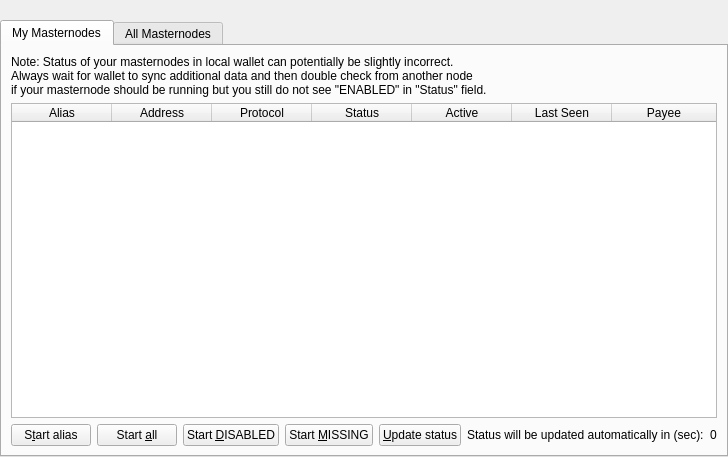
<?xml version="1.0" encoding="UTF-8"?>
<ui version="4.0">
 <class>MasternodeList</class>
 <widget class="QWidget" name="MasternodeList">
  <property name="geometry">
   <rect>
    <x>0</x>
    <y>0</y>
    <width>723</width>
    <height>457</height>
   </rect>
  </property>
  <property name="windowTitle">
   <string>Form</string>
  </property>
  <layout class="QVBoxLayout" name="topLayout">
   <property name="leftMargin">
    <number>0</number>
   </property>
   <property name="topMargin">
    <number>0</number>
   </property>
   <property name="rightMargin">
    <number>0</number>
   </property>
   <property name="bottomMargin">
    <number>0</number>
   </property>
   <item>
    <layout class="QVBoxLayout" name="verticalLayout">
     <property name="bottomMargin">
      <number>0</number>
     </property>
     <item>
      <spacer name="horizontalSpacer0">
       <property name="orientation">
        <enum>Qt::Horizontal</enum>
       </property>
       <property name="sizeHint" stdset="0">
        <size>
         <width>40</width>
         <height>20</height>
        </size>
       </property>
      </spacer>
     </item>
     <item>
      <widget class="QTabWidget" name="tabWidget">
       <property name="currentIndex">
        <number>0</number>
       </property>
       <widget class="QWidget" name="tabMyMasternodes">
        <attribute name="title">
         <string>My Masternodes</string>
        </attribute>
        <layout class="QGridLayout" name="gridLayout_2">
         <item row="0" column="0">
          <layout class="QVBoxLayout" name="verticalLayout_2">
           <property name="bottomMargin">
            <number>0</number>
           </property>
           <item>
            <layout class="QHBoxLayout" name="horizontalLayout_note">
             <property name="bottomMargin">
              <number>0</number>
             </property>
             <item>
              <widget class="QLabel" name="updateNote">
               <property name="text">
                <string>Note: Status of your masternodes in local wallet can potentially be slightly incorrect.&lt;br /&gt;Always wait for wallet to sync additional data and then double check from another node&lt;br /&gt;if your masternode should be running but you still do not see "ENABLED" in "Status" field.</string>
               </property>
              </widget>
             </item>
            </layout>
           </item>
           <item>
            <widget class="QTableWidget" name="tableWidgetMyMasternodes">
             <property name="minimumSize">
              <size>
               <width>695</width>
               <height>0</height>
              </size>
             </property>
             <property name="editTriggers">
              <set>QAbstractItemView::NoEditTriggers</set>
             </property>
             <property name="alternatingRowColors">
              <bool>true</bool>
             </property>
             <property name="selectionMode">
              <enum>QAbstractItemView::SingleSelection</enum>
             </property>
             <property name="selectionBehavior">
              <enum>QAbstractItemView::SelectRows</enum>
             </property>
             <property name="sortingEnabled">
              <bool>true</bool>
             </property>
             <attribute name="horizontalHeaderStretchLastSection">
              <bool>true</bool>
             </attribute>
             <attribute name="ResizeMode">
              <enum>QHeaderView::Interactive</enum>
             </attribute>
             <column>
              <property name="text">
               <string>Alias</string>
              </property>
             </column>
             <column>
              <property name="text">
               <string>Address</string>
              </property>
             </column>
             <column>
              <property name="text">
               <string>Protocol</string>
              </property>
             </column>
             <column>
              <property name="text">
               <string>Status</string>
              </property>
             </column>
             <column>
              <property name="text">
               <string>Active</string>
              </property>
             </column>
             <column>
              <property name="text">
               <string>Last Seen</string>
              </property>
             </column>
             <column>
              <property name="text">
               <string>Payee</string>
              </property>
             </column>
            </widget>
           </item>
           <item>
            <layout class="QHBoxLayout" name="horizontalLayout_5">
             <property name="bottomMargin">
              <number>0</number>
             </property>
             <item>
              <widget class="QPushButton" name="startButton">
               <property name="text">
                <string>S&amp;tart alias</string>
               </property>
              </widget>
             </item>
             <item>
              <widget class="QPushButton" name="startAllButton">
               <property name="text">
                <string>Start &amp;all</string>
               </property>
              </widget>
             </item>
             <item>
              <widget class="QPushButton" name="startDisabledButton">
               <property name="text">
                <string>Start &amp;DISABLED</string>
               </property>
              </widget>
             </item>
             <item>
              <widget class="QPushButton" name="startMissingButton">
               <property name="text">
                <string>Start &amp;MISSING</string>
               </property>
              </widget>
             </item>
             <item>
              <widget class="QPushButton" name="UpdateButton">
               <property name="text">
                <string>&amp;Update status</string>
               </property>
              </widget>
             </item>
             <item>
              <widget class="QLabel" name="autoupdate_label">
               <property name="text">
                <string>Status will be updated automatically in (sec):</string>
               </property>
              </widget>
             </item>
             <item>
              <widget class="QLabel" name="secondsLabel">
               <property name="text">
                <string>0</string>
               </property>
              </widget>
             </item>
             <item>
              <spacer name="horizontalSpacer_5">
               <property name="orientation">
                <enum>Qt::Horizontal</enum>
               </property>
               <property name="sizeHint" stdset="0">
                <size>
                 <width>40</width>
                 <height>20</height>
                </size>
               </property>
              </spacer>
             </item>
            </layout>
           </item>
          </layout>
         </item>
        </layout>
       </widget>
       <widget class="QWidget" name="tabAllMasternodes">
        <attribute name="title">
         <string>All Masternodes</string>
        </attribute>
        <layout class="QGridLayout" name="gridLayout">
         <item row="1" column="0">
          <widget class="QTableWidget" name="tableWidgetMasternodes">
           <property name="editTriggers">
            <set>QAbstractItemView::NoEditTriggers</set>
           </property>
           <property name="alternatingRowColors">
            <bool>true</bool>
           </property>
           <property name="selectionBehavior">
            <enum>QAbstractItemView::SelectRows</enum>
           </property>
           <property name="sortingEnabled">
            <bool>true</bool>
           </property>
           <attribute name="horizontalHeaderStretchLastSection">
            <bool>true</bool>
           </attribute>
           <attribute name="ResizeMode">
            <enum>QHeaderView::Interactive</enum>
           </attribute>
           <column>
            <property name="text">
             <string>Address</string>
            </property>
           </column>
           <column>
            <property name="text">
             <string>Protocol</string>
            </property>
           </column>
           <column>
            <property name="text">
             <string>Status</string>
            </property>
           </column>
           <column>
            <property name="text">
             <string>Active</string>
            </property>
           </column>
           <column>
            <property name="text">
             <string>Last Seen</string>
            </property>
           </column>
           <column>
            <property name="text">
             <string>Payee</string>
            </property>
           </column>
          </widget>
         </item>
         <item row="0" column="0">
          <layout class="QHBoxLayout" name="horizontalLayout_3">
           <property name="bottomMargin">
            <number>0</number>
           </property>
           <item>
            <widget class="QLabel" name="label_filter">
             <property name="text">
              <string>Filter List:</string>
             </property>
            </widget>
           </item>
           <item>
            <widget class="QLineEdit" name="filterLineEdit">
             <property name="toolTip">
              <string>Filter masternode list</string>
             </property>
            </widget>
           </item>
           <item>
            <spacer name="horizontalSpacer_3">
             <property name="orientation">
              <enum>Qt::Horizontal</enum>
             </property>
             <property name="sizeHint" stdset="0">
              <size>
               <width>10</width>
               <height>20</height>
              </size>
             </property>
            </spacer>
           </item>
           <item>
            <widget class="QLabel" name="label_count">
             <property name="text">
              <string>Node Count:</string>
             </property>
            </widget>
           </item>
           <item>
            <widget class="QLabel" name="countLabel">
             <property name="text">
              <string>0</string>
             </property>
            </widget>
           </item>
          </layout>
         </item>
        </layout>
       </widget>
      </widget>
     </item>
    </layout>
   </item>
  </layout>
 </widget>
 <resources/>
 <connections/>
</ui>
